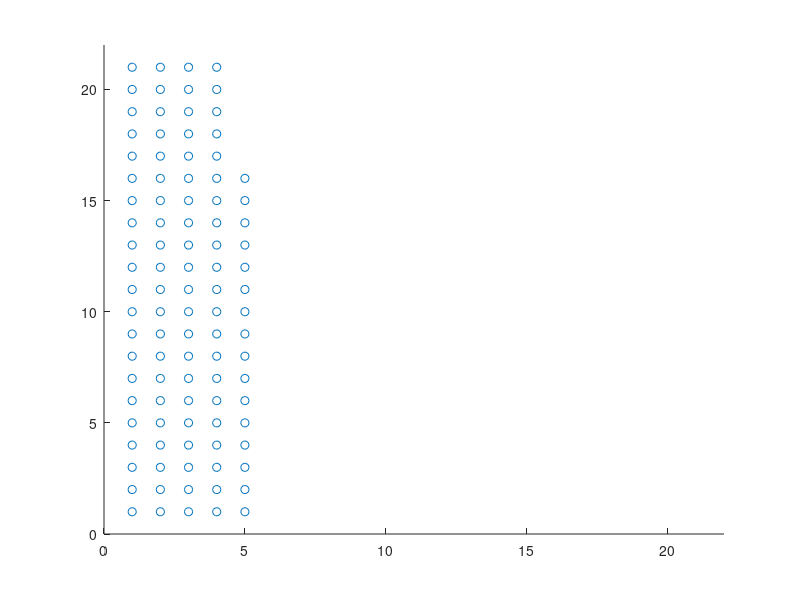

This chart was generated by the following MATLAB code: (Note: this script raises an error after producing the figure.)
close all;clear all;clc

%% SIMULATION OF N MOLECULES IN A M by M BOX IN TWO DIMENSIONAL PLANE
% Need: 
%   -Nested conditions for checking collision - check hard sphere dynamics
%   -Velocity transfer
%   -Maxwell distribution for sim init
%All units here are relative to each other. 
%PARAMETERS

%DEBUGGING SET
n_molec=4; %amount of molecules spaced out inside box
d=0.5; %molecule diameter
m=1; %molecule mass
spc=1; %spacing
box_dim=3; %box dimension. 

%PRODUCTION SET
n_molec=400;
n_molec=100;
d=0.1;
m=1;
spc=1;
box_dim=22;

%% INITIALIZATION 
%Initialize all molecules with random velocities.
molec_per_row=floor(box_dim/spc)-1;

vel=zeros(2,1); %two velocity components each molecule
pos=zeros(2,1);

k=0;
for i=1:molec_per_row
    for j=1:molec_per_row
        k=k+1;
        
        pos(1, k)=i*spc; pos(2, k)=j*spc;
        
        v=2*rand(2,1)-1; %Get a random unit vector for velocity
        v = bsxfun(@rdivide,v,sqrt(sum(v.^2,1)));
        vel(:, k)=v;
        if k>=n_molec
            break;
        end
        
    end
    
    if k>=n_molec
        break;
    end
end


%% PSEUDO CODE AS IN PROJECT INSTRUCTION, ADJUSTED FOR HAILE's TEXT DERIVATION
num_iter=1000;

fig_idx=1;
figure(fig_idx)
h=scatter(pos(1,:), pos(2,:)); xlim([0,box_dim]); ylim([0,box_dim]); 
tic
for i=1:num_iter
   
    %[N,edges] = histcounts(speed,edges);
    %plot(edges,N);
    [coll_db, wall_coll_db] = get_collisions(pos, vel, d, box_dim);
    plot_positions(pos, fig_idx, box_dim, d, [])
    [pos, vel,updated_idx] = solve_collision_and_update(coll_db, wall_coll_db, pos, vel);
    plot_positions(pos, fig_idx, box_dim, d, updated_idx)
    pause(0.01)

    disp(i)
end
%%
make_vel_dist_plots(vel, 2)
time_taken=toc

    
%Binning to get distributions

function [] = make_vel_dist_plots(vel, fig_idx)

speed=arrayfun(@(i) norm(vel(:,i)), 1:length(vel));

edges=0:0.05:5;

figure(fig_idx)
subplot(1,3,1)
histogram(speed, edges,'Normalization','probability')
title('Speed dist')
subplot(1,3,2)
histogram(vel(1,:),'Normalization','probability')
title('X Vel dist')
subplot(1,3,3)
histogram(vel(2,:),'Normalization','probability')
title('Y Vel dist')
end

















